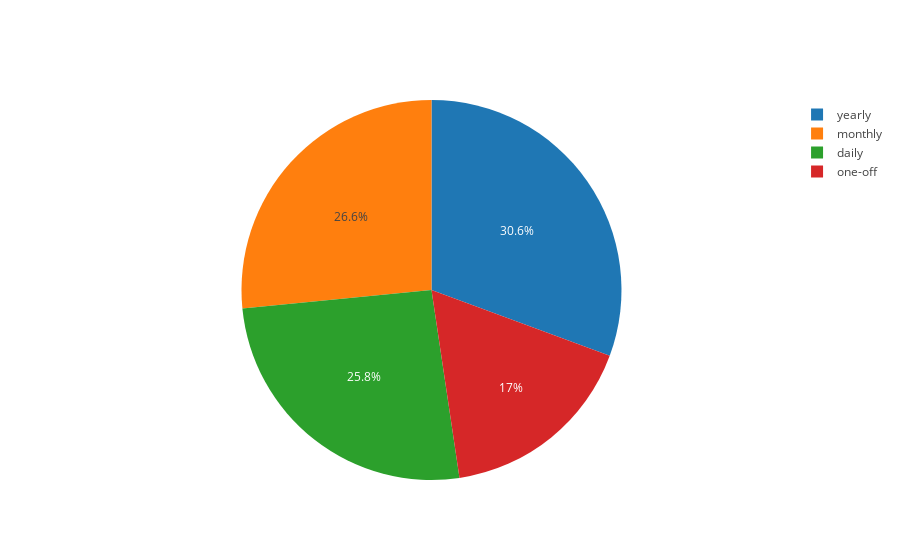

The code cell stored with this chart in its notebook:
### Code cell
trace = go.Pie(labels=labels, values=values)

py.iplot([trace], filename='basic_pie_chart')

### Figure 1 — Plotly figure (JSON) as saved in the notebook; plotly's stock layout.template omitted (floating-point values rounded to 4 significant figures)
{"data": [{"labels": ["monthly", "yearly", "daily", "one-off"], "type": "pie", "values": [7331, 8458, 7124, 4696]}], "layout": {}}
